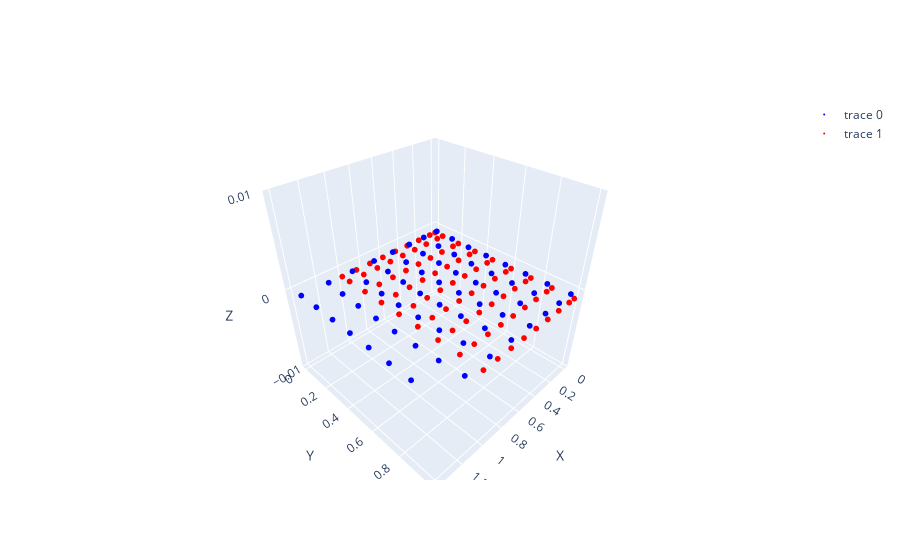

The notebook cell saved with this chart:
### Code cell
visualize_csv_output_vector(csv_dir + shape_csv, original_point=True)

### Figure 1 — Plotly figure (JSON) as saved in the notebook; plotly's stock layout.template omitted (floating-point values rounded to 4 significant figures; data arrays with more than 128 entries replaced by an {"elided": "..."} marker saying what was removed)
{"data": [{"marker": {"color": "blue", "size": 2}, "mode": "markers", "type": "scatter3d", "x": [0.07415, 0.2272, 0.3932, 0.5682, 0.7579, 0.9633, 1.176, 1.4, 0.07739, 0.243, 0.4149, 0.5946, 0.7791, 0.9803, 1.187, 1.4, 0.08518, 0.25, 0.4257, 0.6094, 0.7916, 0.9927, 1.194, 1.4, 0.08522, 0.2573, 0.4351, 0.6117, 0.8022, 0.9969, 1.194, 1.4, 0.08462, 0.2541, 0.4282, 0.6065, 0.7993, 0.9937, 1.195, 1.4, 0.08094, 0.2481, 0.4226, 0.6036, 0.789, 0.9887, 1.192, 1.4, 0.07837, 0.2384, 0.4035, 0.5871, 0.7728, 0.971, 1.183, 1.4, 0.06844, 0.216, 0.3778, 0.5538, 0.744, 0.9484, 1.167], "y": [0.06736, 0.06632, 0.06762, 0.06599, 0.06598, 0.06598, 0.06762, 0.06667, 0.1986, 0.2014, 0.1996, 0.2, 0.2017, 0.2002, 0.1996, 0.2, 0.3334, 0.331, 0.3338, 0.3355, 0.3334, 0.3341, 0.3329, 0.3333, 0.4655, 0.4638, 0.4661, 0.466, 0.4679, 0.4649, 0.4676, 0.4667, 0.6008, 0.6033, 0.6009, 0.6004, 0.6016, 0.5991, 0.5989, 0.6, 0.7328, 0.7344, 0.7309, 0.7343, 0.7329, 0.7329, 0.7326, 0.7333, 0.867, 0.8668, 0.8681, 0.8639, 0.8679, 0.8662, 0.866, 0.8667, 1, 1, 1, 1, 1, 1, 1], "z": [0, 0, 0, 0, 0, 0, 0, 0, 0, 0, 0, 0, 0, 0, 0, 0, 0, 0, 0, 0, 0, 0, 0, 0, 0, 0, 0, 0, 0, 0, 0, 0, 0, 0, 0, 0, 0, 0, 0, 0, 0, 0, 0, 0, 0, 0, 0, 0, 0, 0, 0, 0, 0, 0, 0, 0, 0, 0, 0, 0, 0, 0, 0]}, {"marker": {"color": "red", "size": 2}, "mode": "markers", "type": "scatter3d", "x": {"elided": "256 float values"}, "y": {"elided": "256 float values"}, "z": {"elided": "256 float values"}}], "layout": {"scene": {"aspectmode": "cube", "xaxis": {"title": {"text": "X"}}, "yaxis": {"title": {"text": "Y"}}, "zaxis": {"range": [-0.01, 0.01], "title": {"text": "Z"}}}}}
